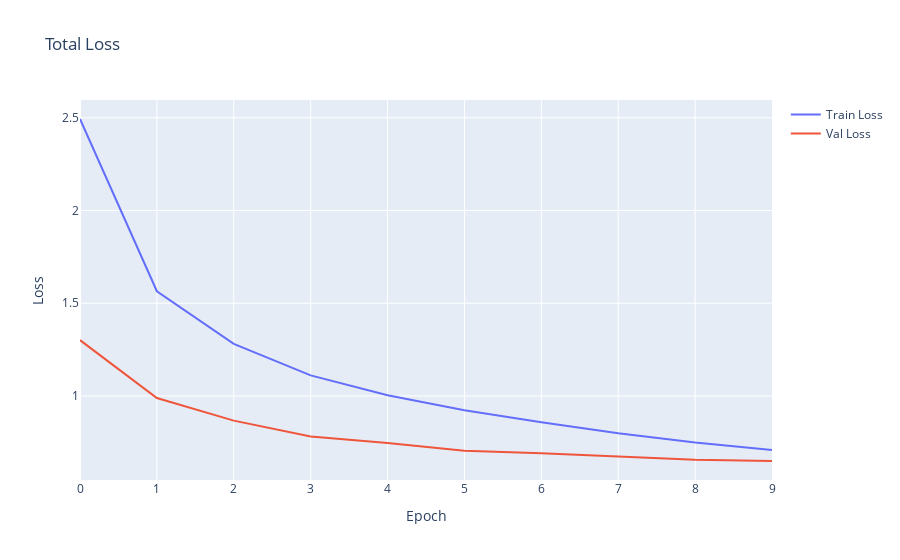
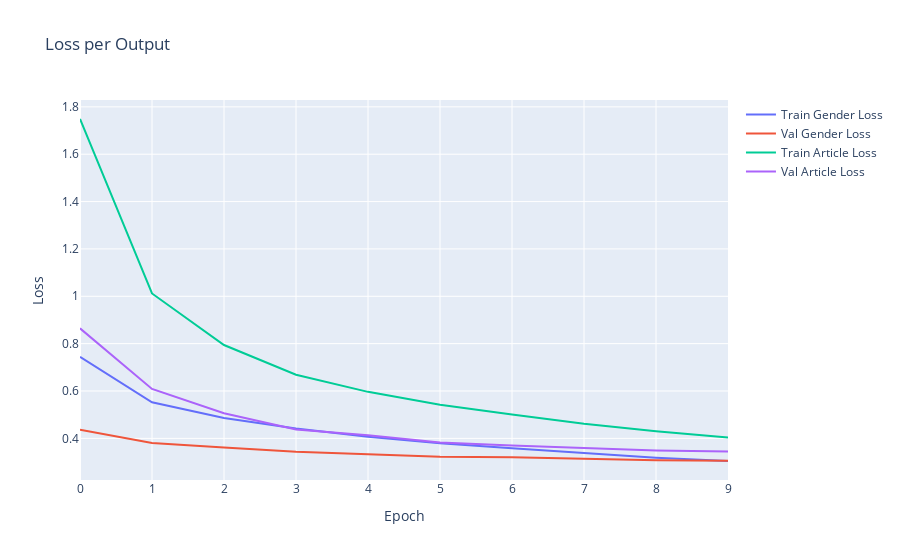
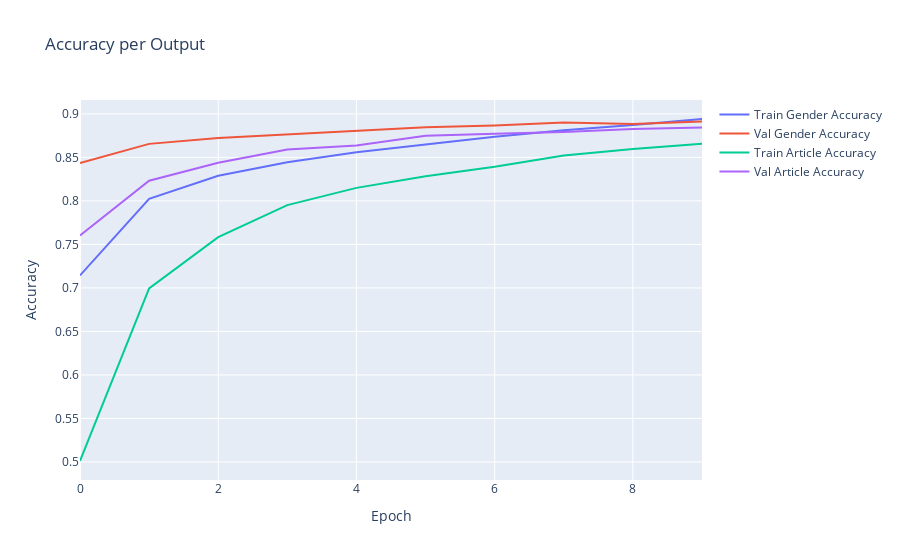

The cell these charts' notebook holds for them, in order:
### Code cell
# Całkowita strata
fig_loss_total = go.Figure()
fig_loss_total.add_trace(go.Scatter(y=history.history['loss'], mode='lines', name='Train Loss'))
fig_loss_total.add_trace(go.Scatter(y=history.history['val_loss'], mode='lines', name='Val Loss'))
fig_loss_total.update_layout(title='Total Loss', xaxis_title='Epoch', yaxis_title='Loss')
fig_loss_total.show()

# Strata per output
fig_loss_outputs = go.Figure()
fig_loss_outputs.add_trace(go.Scatter(y=history.history['gender_loss'], mode='lines', name='Train Gender Loss'))
fig_loss_outputs.add_trace(go.Scatter(y=history.history['val_gender_loss'], mode='lines', name='Val Gender Loss'))
fig_loss_outputs.add_trace(go.Scatter(y=history.history['article_loss'], mode='lines', name='Train Article Loss'))
fig_loss_outputs.add_trace(go.Scatter(y=history.history['val_article_loss'], mode='lines', name='Val Article Loss'))
fig_loss_outputs.update_layout(title='Loss per Output', xaxis_title='Epoch', yaxis_title='Loss')
fig_loss_outputs.show()

# ACC per output
fig_acc = go.Figure()

fig_acc.add_trace(go.Scatter(y=history.history['gender_accuracy'], mode='lines', name='Train Gender Accuracy'))
fig_acc.add_trace(go.Scatter(y=history.history['val_gender_accuracy'], mode='lines', name='Val Gender Accuracy'))

fig_acc.add_trace(go.Scatter(y=history.history['article_accuracy'], mode='lines', name='Train Article Accuracy'))
fig_acc.add_trace(go.Scatter(y=history.history['val_article_accuracy'], mode='lines', name='Val Article Accuracy'))

fig_acc.update_layout(title='Accuracy per Output', xaxis_title='Epoch', yaxis_title='Accuracy')
fig_acc.show()

### Figure 1 — Plotly figure (JSON) as saved in the notebook; plotly's stock layout.template omitted (floating-point values rounded to 4 significant figures)
{"data": [{"mode": "lines", "name": "Train Loss", "type": "scatter", "y": [2.493, 1.565, 1.281, 1.111, 1.004, 0.9224, 0.8587, 0.7988, 0.7486, 0.7083]}, {"mode": "lines", "name": "Val Loss", "type": "scatter", "y": [1.301, 0.9889, 0.8669, 0.7811, 0.7461, 0.7044, 0.6911, 0.6726, 0.6557, 0.6492]}], "layout": {"title": {"text": "Total Loss"}, "xaxis": {"title": {"text": "Epoch"}}, "yaxis": {"title": {"text": "Loss"}}}}

### Figure 2 — Plotly figure (JSON) as saved in the notebook; plotly's stock layout.template omitted (floating-point values rounded to 4 significant figures)
{"data": [{"mode": "lines", "name": "Train Gender Loss", "type": "scatter", "y": [0.7439, 0.5522, 0.4858, 0.4414, 0.4069, 0.3798, 0.3577, 0.3368, 0.3181, 0.3044]}, {"mode": "lines", "name": "Val Gender Loss", "type": "scatter", "y": [0.436, 0.3801, 0.361, 0.3435, 0.3333, 0.322, 0.3207, 0.3146, 0.3072, 0.3051]}, {"mode": "lines", "name": "Train Article Loss", "type": "scatter", "y": [1.749, 1.012, 0.7942, 0.6688, 0.5964, 0.5421, 0.5005, 0.4617, 0.43, 0.4035]}, {"mode": "lines", "name": "Val Article Loss", "type": "scatter", "y": [0.8647, 0.6087, 0.5058, 0.4376, 0.4128, 0.3823, 0.3703, 0.3579, 0.3484, 0.344]}], "layout": {"title": {"text": "Loss per Output"}, "xaxis": {"title": {"text": "Epoch"}}, "yaxis": {"title": {"text": "Loss"}}}}

### Figure 3 — Plotly figure (JSON) as saved in the notebook; plotly's stock layout.template omitted (floating-point values rounded to 4 significant figures)
{"data": [{"mode": "lines", "name": "Train Gender Accuracy", "type": "scatter", "y": [0.7144, 0.8025, 0.8289, 0.8444, 0.856, 0.8653, 0.8738, 0.8813, 0.8872, 0.8942]}, {"mode": "lines", "name": "Val Gender Accuracy", "type": "scatter", "y": [0.8436, 0.8656, 0.8724, 0.8764, 0.8805, 0.8847, 0.8866, 0.8901, 0.8885, 0.8912]}, {"mode": "lines", "name": "Train Article Accuracy", "type": "scatter", "y": [0.5011, 0.6994, 0.7584, 0.7952, 0.815, 0.8285, 0.8393, 0.8523, 0.8597, 0.8657]}, {"mode": "lines", "name": "Val Article Accuracy", "type": "scatter", "y": [0.7603, 0.8232, 0.8438, 0.8591, 0.8637, 0.8748, 0.8772, 0.8793, 0.8826, 0.8844]}], "layout": {"title": {"text": "Accuracy per Output"}, "xaxis": {"title": {"text": "Epoch"}}, "yaxis": {"title": {"text": "Accuracy"}}}}
